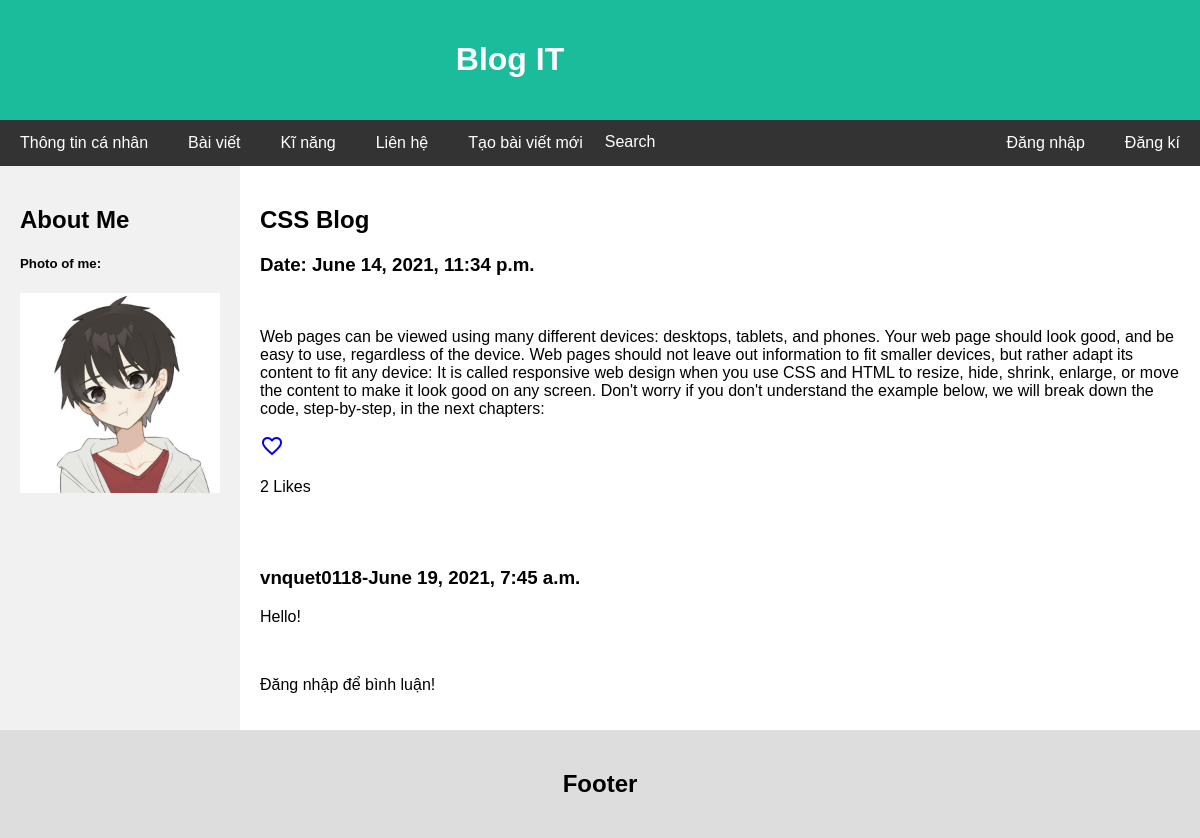
/blog/5/, run on the app's committed database.
### blog/models.py (models this page shows, shortened)
class Post(models.Model):
    title = models.CharField(max_length=100)
    body = models.TextField()
    date = models.DateTimeField(auto_now_add=True)
    description = models.CharField(max_length=100, null=True)
    image = models.ImageField(null=True)
    likes = models.IntegerField(default=0)
    class Meta:
        ordering = ['-date', 'title']

class Comment(models.Model):
    author = models.ForeignKey(settings.AUTH_USER_MODEL, on_delete=models.CASCADE)
    post = models.ForeignKey(Post, on_delete=models.CASCADE, related_name="comments")
    date = models.DateTimeField(auto_now_add=True)
    body = models.TextField()
    class Meta:
        ordering = ['-date']

### blog/views.py (the view, shortened to what this page needs)
# urls.py: path('<int:pk>/', view=views.show_detail_post, name='show_detail_post'),
def show_detail_post(request, pk):
    liked = False
    if request.user.is_authenticated:
        user = request.user
        post = Post.objects.get(id=pk)
        if Like.objects.filter(user=user, post=post).exists():
            liked = True
    post = Post.objects.get(pk=pk)
    form = CommentForm()
    return render(request, 'posts/post_detail.html', {'post': post, 'form': form, 'liked': liked})

### blog/forms.py
class CommentForm(forms.ModelForm):
    body = forms.CharField(widget=forms.Textarea(attrs={'placeholder': 'Add a comment...', 'class': 'form-control'}), required=True)
    class Meta:
        model = Comment
        fields = ['body']

### blog/templates/posts/post_detail.html (shortened to what this page needs)
{% extends 'pages/base.html' %}
{% block content %}
  <div class="home_main">
    <h2>{{post.title}}</h2>
    <h3>Date: {{post.date}}</h3>
    <br>
    <p>{{post.body}}</p>
    {% if liked is True %}
      <a href="{% url 'post_like' post.id %}"><i class="material-icons text-danger">favorite</i></a>
      <p>{{post.likes}} Likes</p>
    {% else %}
      <a class="post-like" href="{% url 'post_like' post.id %}"><i class="material-icons text-danger">favorite_border</i></a>
      <p>{{post.likes}} Likes</p>
    {% endif %}
    <br><br>
    {% for comment in post.comments.all %}
      <h3>{{comment.author.username}}-<span>{{comment.date}}</span></h3>
      <p>{{comment.body}}</p>
    {% endfor %}
    {% if user.username %}
      <form action="." method="POST">
        {% csrf_token %}
        {{form.body}}
        <br>
        <input type="submit" value="Gửi" class="btn btn-info">
      </form>
    {% else %}
      <br>
      <p>Đăng nhập để bình luận!</p>
    {% endif %}
  </div>
{% endblock content %}

### home/static/css/style.css (style rules this page uses)
* { box-sizing: border-box; }
body { font-family: Arial; margin: 0; }
.home_main { flex: 100%; padding: 20px; }

### data on the page
Post: title "CSS Blog", date "June 14, 2021, 11:34 p.m.", body "Web pages can be viewed using many different devices: desktops, tablets, and phones. Your web page should look good, and be easy to use, regardless of the device. Web pages should not leave out information to fit smaller devices, but rather adapt its content to fit any device: It is called responsive web design when you use CSS and HTML to resize, hide, shrink, enlarge, or move the content to make it look good on any screen. Don't worry if you don't understand the example below, we will break down the code, step-by-step, in the next chapters:", likes "2"
Comment: author.username "vnquet0118", date "June 19, 2021, 7:45 a.m.", body "Hello!"
